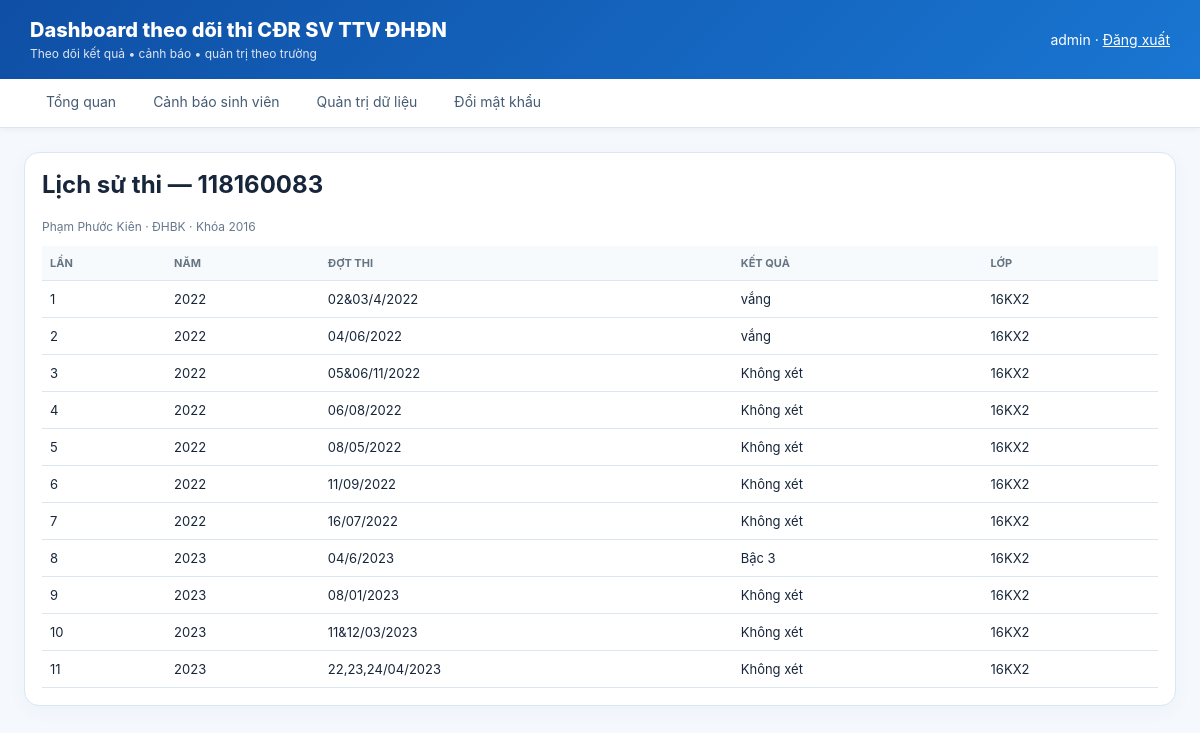
Screenshot of /student/118160083 (signed in) with the database file from the repository.
### tables this page shows
CREATE TABLE users(id INTEGER PRIMARY KEY AUTOINCREMENT,username TEXT UNIQUE NOT NULL,password_hash TEXT NOT NULL,role TEXT NOT NULL,school TEXT,active INTEGER NOT NULL DEFAULT 1,must_change_password INTEGER NOT NULL DEFAULT 1);

CREATE TABLE exam_records(id INTEGER PRIMARY KEY AUTOINCREMENT,tt INTEGER,sbd TEXT,ma_sv TEXT,ho_ten TEXT,ngay_sinh TEXT,noi_sinh TEXT,lop TEXT,khoa TEXT,ket_qua TEXT,truong TEXT,dot_thi TEXT,nam INTEGER);

### app.py (the view)
@app.route('/student/<ma_sv>')
@restricted_detail
def student_detail(ma_sv):
    u=current_user(); c=db(); rows=c.execute('SELECT * FROM exam_records WHERE ma_sv=? ORDER BY nam,dot_thi',(ma_sv,)).fetchall();c.close()
    if not rows: abort(404)
    if u['role']=='school' and rows[0]['truong']!=u['school']: abort(403)
    return render_template('student.html',rows=rows,ma_sv=ma_sv)

### app.py (called while the page is built)
def db():
    c = sqlite3.connect(DB); c.row_factory = sqlite3.Row; return c

def current_user():
    uid=session.get('uid')
    if not uid: return None
    c=db(); u=c.execute('SELECT * FROM users WHERE id=? AND active=1',(uid,)).fetchone(); c.close(); return u

def restricted_detail(f):
    @wraps(f)
    def w(*a,**kw):
        u=current_user()
        if not u: return redirect(url_for('login'))
        if u['role']=='viewer': abort(403)
        return f(*a,**kw)
    return w

@app.context_processor
def inject(): return {'user':current_user(),'school_list':SCHOOLS,'school_colors':SCHOOL_COLORS}

### templates/student.html
{% extends 'base.html' %}{% block content %}<div class="card"><h2 style="margin-top:0">Lịch sử thi — {{ma_sv}}</h2><p class="desc">{{rows[0]['ho_ten']}} · {{rows[0]['truong']}} · Khóa {{rows[0]['khoa']}}</p><div class="tablewrap"><table class="table"><tr><th>Lần</th><th>Năm</th><th>Đợt thi</th><th>Kết quả</th><th>Lớp</th></tr>{% for r in rows %}<tr><td>{{loop.index}}</td><td>{{r['nam']}}</td><td>{{r['dot_thi']}}</td><td>{{r['ket_qua']}}</td><td>{{r['lop']}}</td></tr>{% endfor %}</table></div></div>{% endblock %}

### templates/base.html (shortened to what this page needs)
<!doctype html><html lang="vi"><head><meta charset="utf-8"><meta name="viewport" content="width=device-width,initial-scale=1"><title>Dashboard theo dõi thi CĐR SV TTV ĐHĐN</title></head><body><header class="top"><div><div class="brand">Dashboard theo dõi thi CĐR SV TTV ĐHĐN</div><div class="sub">Theo dõi kết quả • cảnh báo • quản trị theo trường</div></div><div class="user">{% if user %}<span>{{user['username']}}</span> · <a style="color:#fff" href="{{url_for('logout')}}">Đăng xuất</a>{% endif %}</div></header>{% if user %}<nav class="nav"><a href="{{url_for('index')}}">Tổng quan</a>{% if user['role']!='viewer' %}<a href="{{url_for('students')}}">Cảnh báo sinh viên</a>{% endif %}{% if user['role']=='admin' %}<a href="{{url_for('admin')}}">Quản trị dữ liệu</a>{% endif %}<a href="{{url_for('change_password')}}">Đổi mật khẩu</a></nav>{% endif %}<main class="wrap">{% with msgs=get_flashed_messages(with_categories=true) %}{% for cat,msg in msgs %}<div class="flash {{cat}}">{{msg}}</div>{% endfor %}{% endwith %}{% block content %}{% endblock %}</main></body></html>

### templates/base.html (style rules this page uses)
:root { --navy:#123b70;--blue:#1769c2;--bg:#f5f9fe;--card:#fff;--muted:#66788c;--line:#dce6f0 }
* { box-sizing:border-box }
body { margin:0;background:var(--bg);font-family:Inter,Segoe UI,Arial,sans-serif;color:#17263a }
.top { background:linear-gradient(135deg,#0f4fa5,#1976d2);color:#fff;padding:18px 30px;display:flex;align-items:center;justify-content:space-between;box-shadow:0 4px 18px #174f8a22 }
.brand { font-weight:800;font-size:20px }
.sub { font-size:12px;opacity:.85;margin-top:4px }
.user { font-size:14px }
.nav { background:#fff;border-bottom:1px solid var(--line);padding:0 30px;display:flex;gap:5px;align-items:center;box-shadow:0 1px 6px #173f6810 }
.nav a { padding:14px 16px;text-decoration:none;color:#455b72;font-size:14px;border-bottom:3px solid transparent }
.wrap { max-width:1500px;margin:0 auto;padding:24px }
.card { background:#fff;border:1px solid var(--line);border-radius:15px;padding:17px;overflow:hidden;box-shadow:0 5px 18px #1a4b7b0b }
.desc { font-size:12px;color:var(--muted);margin-bottom:12px }
.tablewrap { overflow:auto }
.table { width:100%;border-collapse:collapse;font-size:13px }
.table th,.table td { padding:10px 8px;border-bottom:1px solid var(--line);text-align:left;white-space:nowrap }
.table th { font-size:11px;text-transform:uppercase;color:#657482;background:#f7fafc }

### rows the page displays
users: username "admin"
exam_records: ho_ten "Phạm Phước Kiên", truong "ĐHBK", khoa "2016", nam "2022", dot_thi "02&03/4/2022", ket_qua "vắng", lop "16KX2", dot_thi "05&06/11/2022", ket_qua "Không xét", dot_thi "06/08/2022", dot_thi "11/09/2022", dot_thi "16/07/2022"
exam_records: nam "2022", dot_thi "04/06/2022", ket_qua "vắng", lop "16KX2"
exam_records: nam "2022", dot_thi "08/05/2022", ket_qua "Không xét", lop "16KX2"

### other values shown
{{ ma_sv }} "118160083"
{{ r['nam'] }} "2023" "2023" "2023" "2023"
{{ r['dot_thi'] }} "04/6/2023" "08/01/2023" "11&12/03/2023" "22,23,24/04/2023"
{{ r['ket_qua'] }} "Bậc 3" "Không xét" "Không xét" "Không xét"
{{ r['lop'] }} "16KX2" "16KX2" "16KX2" "16KX2"
